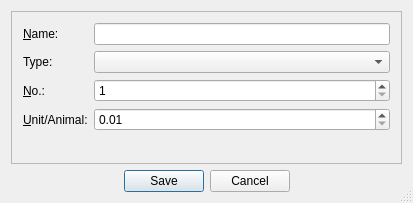
<?xml version="1.0" encoding="UTF-8"?>
<ui version="4.0">
 <class>AnimGrpDialogClass</class>
 <widget class="QDialog" name="AnimGrpDialogClass">
  <property name="geometry">
   <rect>
    <x>0</x>
    <y>0</y>
    <width>413</width>
    <height>203</height>
   </rect>
  </property>
  <property name="windowTitle">
   <string>Add a Group of Animals</string>
  </property>
  <property name="windowIcon">
   <iconset resource="res/res.qrc">
    <normaloff>:/pic/cow20.png</normaloff>:/pic/cow20.png</iconset>
  </property>
  <property name="sizeGripEnabled">
   <bool>true</bool>
  </property>
  <layout class="QVBoxLayout" name="verticalLayout">
   <item>
    <widget class="QFrame" name="frame">
     <property name="frameShape">
      <enum>QFrame::StyledPanel</enum>
     </property>
     <property name="frameShadow">
      <enum>QFrame::Plain</enum>
     </property>
     <layout class="QFormLayout" name="formLayout">
      <property name="fieldGrowthPolicy">
       <enum>QFormLayout::AllNonFixedFieldsGrow</enum>
      </property>
      <item row="0" column="0">
       <widget class="QLabel" name="label">
        <property name="text">
         <string>&amp;Name:</string>
        </property>
        <property name="buddy">
         <cstring>lineEditName</cstring>
        </property>
       </widget>
      </item>
      <item row="0" column="1">
       <widget class="QLineEdit" name="lineEditName"/>
      </item>
      <item row="1" column="0">
       <widget class="QLabel" name="label_2">
        <property name="text">
         <string>Type:</string>
        </property>
        <property name="buddy">
         <cstring>comboBoxAnimSpc</cstring>
        </property>
       </widget>
      </item>
      <item row="1" column="1">
       <widget class="QComboBox" name="comboBoxAnimSpc"/>
      </item>
      <item row="2" column="0">
       <widget class="QLabel" name="label_3">
        <property name="text">
         <string>&amp;No.:</string>
        </property>
        <property name="buddy">
         <cstring>spinBoxCount</cstring>
        </property>
       </widget>
      </item>
      <item row="2" column="1">
       <widget class="QSpinBox" name="spinBoxCount">
        <property name="minimum">
         <number>1</number>
        </property>
        <property name="maximum">
         <number>10000</number>
        </property>
       </widget>
      </item>
      <item row="3" column="0">
       <widget class="QLabel" name="label_4">
        <property name="text">
         <string extracomment="used e.g. in Animal units/ha german:vieheinheiten ">&amp;Unit/Animal:</string>
        </property>
        <property name="buddy">
         <cstring>doubleSpinBoxGv</cstring>
        </property>
       </widget>
      </item>
      <item row="3" column="1">
       <widget class="QDoubleSpinBox" name="doubleSpinBoxGv">
        <property name="minimum">
         <double>0.010000000000000</double>
        </property>
        <property name="maximum">
         <double>2.000000000000000</double>
        </property>
       </widget>
      </item>
     </layout>
    </widget>
   </item>
   <item>
    <widget class="QDialogButtonBox" name="buttonBox">
     <property name="standardButtons">
      <set>QDialogButtonBox::Cancel|QDialogButtonBox::Save</set>
     </property>
     <property name="centerButtons">
      <bool>true</bool>
     </property>
    </widget>
   </item>
  </layout>
 </widget>
 <layoutdefault spacing="6" margin="11"/>
 <resources>
  <include location="res/res.qrc"/>
 </resources>
 <connections>
  <connection>
   <sender>buttonBox</sender>
   <signal>accepted()</signal>
   <receiver>AnimGrpDialogClass</receiver>
   <slot>accept()</slot>
   <hints>
    <hint type="sourcelabel">
     <x>153</x>
     <y>183</y>
    </hint>
    <hint type="destinationlabel">
     <x>51</x>
     <y>201</y>
    </hint>
   </hints>
  </connection>
  <connection>
   <sender>buttonBox</sender>
   <signal>rejected()</signal>
   <receiver>AnimGrpDialogClass</receiver>
   <slot>reject()</slot>
   <hints>
    <hint type="sourcelabel">
     <x>247</x>
     <y>179</y>
    </hint>
    <hint type="destinationlabel">
     <x>409</x>
     <y>157</y>
    </hint>
   </hints>
  </connection>
 </connections>
</ui>
